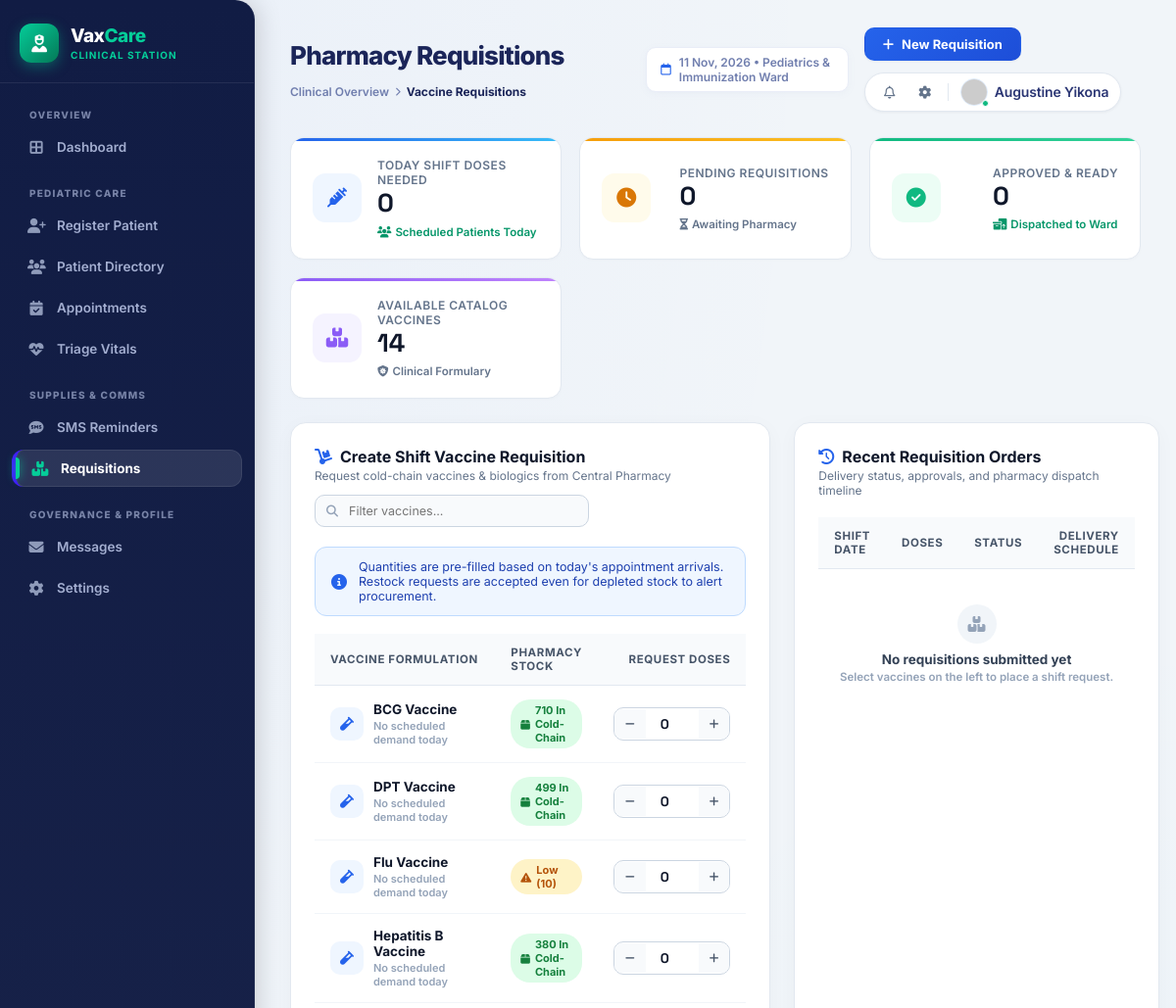
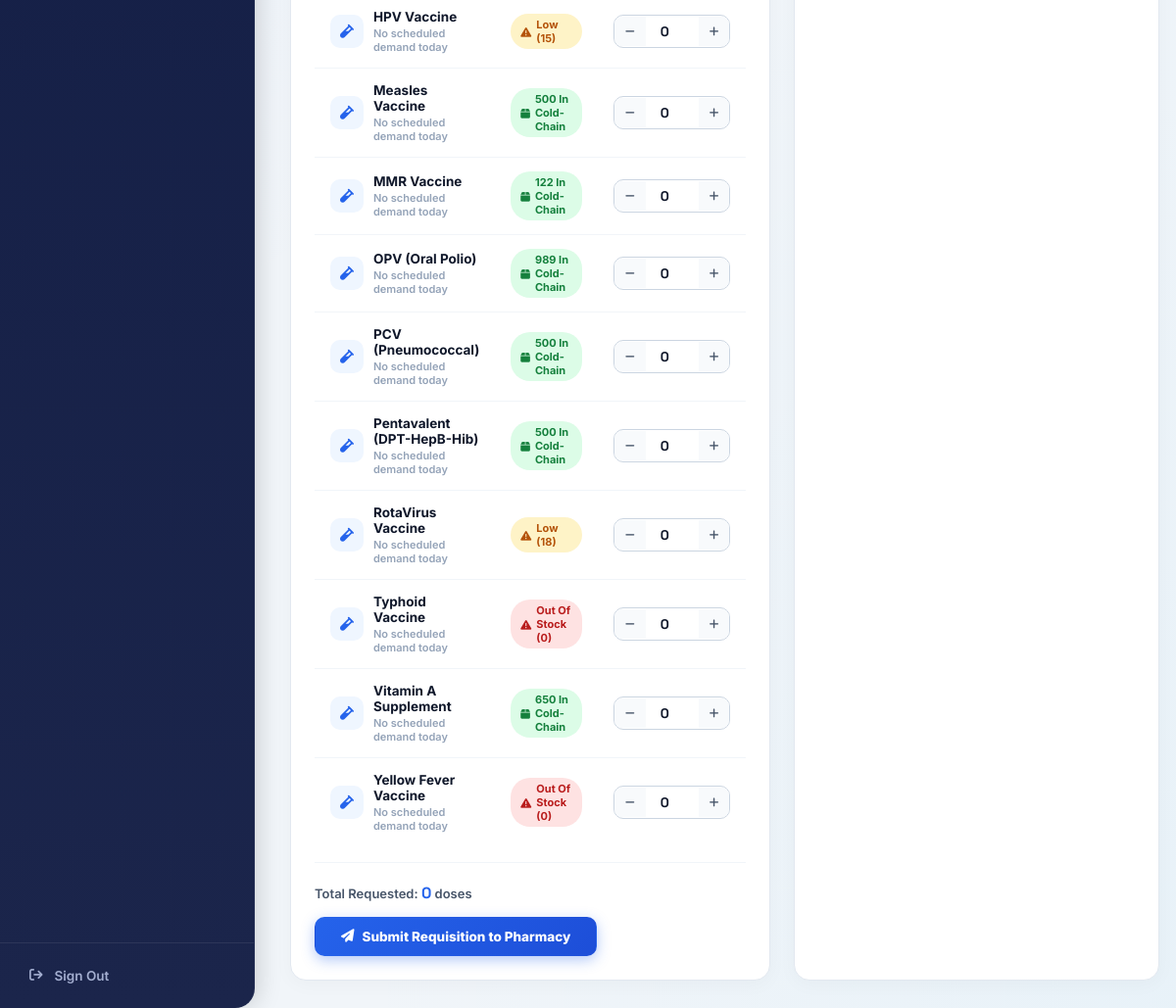
Page /SchoolProject2/nurse/requisition.php (signed in) on the committed database (2 pictures, top to bottom).
### tables this page shows
CREATE TABLE `users` (
  `id` int(11) NOT NULL AUTO_INCREMENT,
  `name` varchar(100) NOT NULL,
  `phone` varchar(20) NOT NULL,
  `email` varchar(150) DEFAULT NULL,
  `password_hash` varchar(255) NOT NULL,
  `role` enum('guardian','nurse','pharmacist','pharmacy','doctor','admin') DEFAULT 'guardian',
  `profile_pic` varchar(255) DEFAULT NULL,
  `is_on_duty` tinyint(1) DEFAULT 1,
  `created_at` timestamp NOT NULL DEFAULT current_timestamp(),
  PRIMARY KEY (`id`),
  UNIQUE KEY `phone` (`phone`)
);

CREATE TABLE `vaccines` (
  `id` int(11) NOT NULL AUTO_INCREMENT,
  `name` varchar(100) NOT NULL,
  `description` text DEFAULT NULL,
  `current_stock` int(11) DEFAULT 500,
  `low_stock_threshold` int(11) DEFAULT 50,
  `manufacturer` varchar(100) DEFAULT NULL,
  PRIMARY KEY (`id`)
);

### SchoolProject2/nurse/requisition.php (the view, shortened to what the rows shown need)
<?php
include '../config/db.php';
$nurse_id = $_SESSION['user_id'];
$nurse_name = $_SESSION['name'] ?? 'Bupe';
$stmt = $pdo->prepare("SELECT name, profile_pic FROM users WHERE id = ?");
$stmt->execute([$nurse_id]);
$user_profile = $stmt->fetch(PDO::FETCH_ASSOC);
if ($user_profile && !empty($user_profile['name'])) {
    $nurse_name = $user_profile['name'];
}
$stmt = $pdo->prepare("
    SELECT
        v.id as vaccine_id,
        v.name as vaccine_name,
        v.current_stock,
        v.low_stock_threshold,
        SUM(CASE WHEN a.appointment_date = CURRENT_DATE AND a.status IN ('scheduled', 'confirmed') THEN 1 ELSE 0 END) as scheduled_count
    FROM vaccines v
    LEFT JOIN appointments a ON a.vaccine_id = v.id
    GROUP BY v.id, v.name, v.current_stock, v.low_stock_threshold
    ORDER BY v.name ASC
");
$stmt->execute();
$requirements = $stmt->fetchAll(PDO::FETCH_ASSOC);
?>
<!DOCTYPE html>
<html lang="en">
<head>
    <link rel="stylesheet" href="https://cdnjs.cloudflare.com/ajax/libs/font-awesome/6.4.0/css/all.min.css">
    <link rel="stylesheet" href="../css/mar_tech.css">
    <link rel="stylesheet" href="../css/nurse_theme.css">
</head>
<body class="app-body">
    <main class="app-main">
        <header class="app-topbar">
            <div style="display:flex; align-items:center;">
                <div class="topbar-left" style="display:flex; flex-direction:row; align-items:center; gap:14px; flex-wrap:wrap;">
                    <h1>Pharmacy Requisitions</h1>
                </div>
            </div>
            <div class="topbar-right">
                <div class="topbar-control-pill">
                    <div class="topbar-profile">
                        <div class="topbar-profile-info">
                            <span class="topbar-profile-name"><?= htmlspecialchars($nurse_name) ?></span>
                        </div>
                    </div>
                </div>
            </div>
        </header>
        <div class="requisition-grid" id="createRequisitionSection">
            <div class="mar-card" style="margin-bottom:0;">
                <form method="POST" action="" onsubmit="return validateRequisitionForm()">
                    <div style="overflow-x:auto;">
                        <table class="mar-table" id="requisitionTable">
                            <thead>
                                <tr>
                                    <th>Vaccine Formulation</th>
                                    <th>Pharmacy Stock</th>
                                    <th style="text-align:right;">Request Doses</th>
                                </tr>
                            </thead>
                            <tbody>
                                <?php if(empty($requirements)): ?>
                                    <tr>
                                        <td colspan="3" style="text-align:center; padding:36px; color:var(--nr-text-muted);">
                                            No vaccines registered in clinic inventory.
                                        </td>
                                    </tr>
                                <?php else: ?>
                                    <?php foreach($requirements as $req):
                                        $stock = (int)$req['current_stock'];
                                        $is_out = ($stock <= 0);
                                        $is_low = ($stock > 0 && $stock <= (int)$req['low_stock_threshold']);
                                        $default_val = max(0, (int)$req['scheduled_count']);
                                    ?>
                                        <tr class="vaccine-req-row" data-name="<?= htmlspecialchars(strtolower($req['vaccine_name'])) ?>">
                                            <td>
                                                <div style="display:flex; align-items:center; gap:10px;">
                                                    <div style="width:34px; height:34px; border-radius:10px; background:#eff6ff; color:#2563eb; display:flex; align-items:center; justify-content:center; font-size:14px; flex-shrink:0;">
                                                        <i class="fa-solid fa-vial"></i>
                                                    </div>
                                                    <div>
                                                        <div style="font-weight:700; color:#0f172a; font-size:13.5px;">
                                                            <?= htmlspecialchars($req['vaccine_name']) ?>
                                                        </div>
                                                        <?php if($req['scheduled_count'] > 0): ?>
                                                            <div style="font-size:11.5px; color:#059669; font-weight:700; margin-top:2px;">
                                                                <i class="fa-solid fa-calendar-check"></i> <?= $req['scheduled_count'] ?> patients scheduled today
                                                            </div>
                                                        <?php else: ?>
                                                            <div style="font-size:11px; color:#94a3b8; margin-top:2px;">
                                                                No scheduled demand today
                                                            </div>
                                                        <?php endif; ?>
                                                    </div>
                                                </div>
                                            </td>
                                            <td>
                                                <?php if($is_out): ?>
                                                    <span class="badge-status bg-red-light" style="font-size:11px;">
                                                        <i class="fa-solid fa-triangle-exclamation"></i> Out of Stock (0)
                                                    </span>
                                                <?php elseif($is_low): ?>
                                                    <span class="badge-status bg-amber-light" style="font-size:11px;">
                                                        <i class="fa-solid fa-triangle-exclamation"></i> Low (<?= $stock ?>)
                                                    </span>
                                                <?php else: ?>
                                                    <span class="badge-status bg-green-light" style="font-size:11px;">
                                                        <i class="fa-solid fa-box"></i> <?= $stock ?> in Cold-Chain
                                                    </span>
                                                <?php endif; ?>
                                            </td>
                                            <td style="text-align:right;">
                                                <div style="display:inline-flex; align-items:center; gap:8px;">
                                                    <div class="req-qty-wrap">
                                                        <button type="button" class="req-qty-btn" onclick="stepQty(<?= $req['vaccine_id'] ?>, -1)">
                                                            <i class="fa-solid fa-minus"></i>
                                                        </button>
                                                        <input type="number"
                                                               id="qty_input_<?= $req['vaccine_id'] ?>"
                                                               name="req_qty[<?= $req['vaccine_id'] ?>]"
                                                               value="<?= $default_val ?>"
                                                               min="0"
                                                               class="req-qty-input"
                                                               oninput="calculateTotalRequested()">
                                                        <button type="button" class="req-qty-btn" onclick="stepQty(<?= $req['vaccine_id'] ?>, 1)">
                                                            <i class="fa-solid fa-plus"></i>
                                                        </button>
                                                    </div>
                                                </div>
                                            </td>
                                        </tr>
                                    <?php endforeach; ?>
                                <?php endif; ?>
                            </tbody>
                        </table>
                    </div>
                </form>
            </div>
            <div class="mar-card" style="margin-bottom:0;">
                <div style="overflow-x:auto;">
                    <table class="mar-table">
                        <thead>
                            <tr>
                                <th>Shift Date</th>
                                <th>Doses</th>
                                <th>Status</th>
                                <th style="text-align:right;">Delivery Schedule</th>
                            </tr>
                        </thead>
                    </table>
                </div>
            </div>
        </div>
    </main>
</body>
</html>

### rows in the picture
users: name "Augustine Yikona"
vaccines: name "BCG Vaccine", current_stock "710", id "0"
vaccines: name "DPT Vaccine", current_stock "499", id "0"
vaccines: name "Flu Vaccine", current_stock "10", id "0"
vaccines: name "Hepatitis B Vaccine", current_stock "380", id "0"
vaccines: name "HPV Vaccine", current_stock "15", id "0"
vaccines: name "Measles Vaccine", current_stock "500", id "0"
vaccines: name "MMR Vaccine", current_stock "122", id "0"
vaccines: name "OPV (Oral Polio)", current_stock "989", id "0"
vaccines: name "PCV (Pneumococcal)", current_stock "500", id "0"
vaccines: name "Pentavalent (DPT-HepB-Hib)", current_stock "500", id "0"
vaccines: name "RotaVirus Vaccine", current_stock "18", id "0"
vaccines: name "Typhoid Vaccine", current_stock 0 (drawn), id "0"
vaccines: name "Vitamin A Supplement", current_stock "650", id "0"
vaccines: name "Yellow Fever Vaccine", current_stock 0 (drawn), id "0"

### other values in the picture
$total_scheduled_today "0"
$pending_reqs_count "0"
$approved_reqs_count "0"
$total_catalog_vaccines "14"
